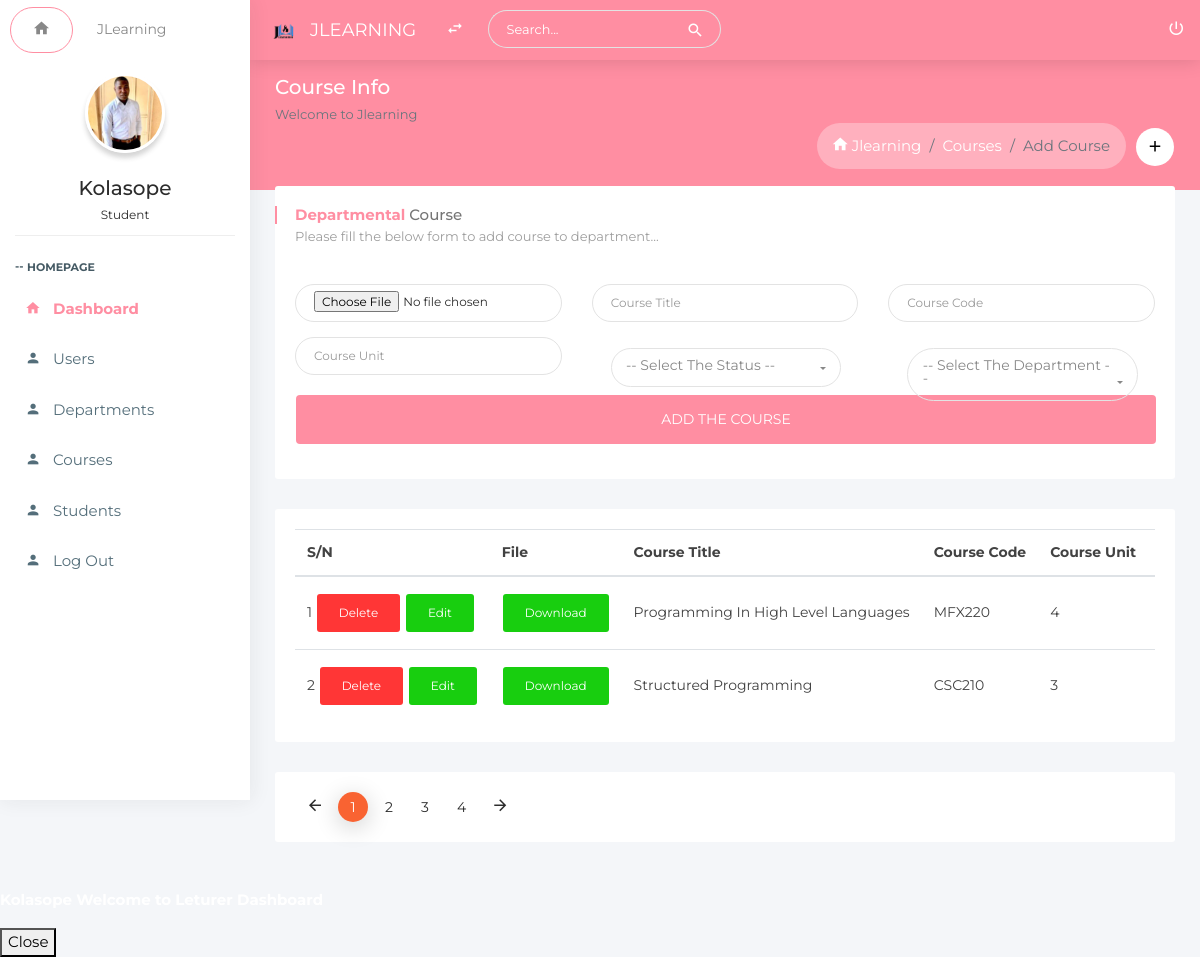
/administrator/portal/courses.php (signed in), run on the app's committed database.
### tables this page shows
CREATE TABLE `courses` (
  `course_id` bigint(20) UNSIGNED NOT NULL,
  `course_title` varchar(191) NOT NULL,
  `course_code` varchar(191) NOT NULL,
  `course_unit` varchar(191) NOT NULL,
  `course_status` varchar(191) NOT NULL,
  `course_file` varchar(191) NOT NULL,
  `dept_id` int(10) NOT NULL,
  `created_at` timestamp NULL DEFAULT CURRENT_TIMESTAMP ON UPDATE CURRENT_TIMESTAMP
);

### Function.php (called while the page is built, shortened)
<?php
    function getAllCourses()
    {
        $db = Database::getInstance()->getConnection();
        $query = $db->prepare("SELECT * FROM courses ORDER BY course_title ASC");
        $query->execute();
        $list = $query->fetchAll(PDO::FETCH_ASSOC);
        return $list;
    }
?>

### administrator/portal/courses.php (the view, shortened to what this page needs)
<?php
    include_once("header.php");
    include_once("sidebar.php");
?>
<section class="content profile-page">
    <div class="block-header">
        <div class="row">
            <div class="col-lg-7 col-md-6 col-sm-12">
                <h2>Course Info
                <small class="text-muted">Welcome to Jlearning</small>
                </h2>
            </div>
            <div class="col-lg-12 col-md-6 col-sm-12">
                <button class="btn btn-white btn-icon btn-round float-right m-l-10" type="button">
                    <i class="zmdi zmdi-plus"></i>
                </button>
                <ul class="breadcrumb float-md-right">
                    <li class="breadcrumb-item"><a href="./"><i class="zmdi zmdi-home"></i> Jlearning</a></li>
                    <li class="breadcrumb-item"><a href="courses.php">Courses</a></li>
                    <li class="breadcrumb-item active">Add Course</li>
                </ul>
            </div>
        </div>
    </div>
    <div class="container-fluid">
        <div class="row clearfix">
            <div class="col-lg-12 col-md-12 col-sm-12">
                <div class="card">
                    <div class="header">
                        <h2><strong>Departmental</strong> Course <small>Please fill the below form to add course to department...</small> </h2>
                    </div>
                    <div class="body">
                        <form class="form-horizontal" action="process-course.php" method="POST"  enctype="multipart/form-data">
                            <div class="row clearfix">
                                <div class="col-lg-4 col-md-6 col-sm-12">
                                    <div class="form-group">
                                        <input type="file" class="form-control" placeholder="Course File" name="file" required>
                                    </div>
                                </div>
                                <div class="col-lg-4 col-md-6 col-sm-12">
                                    <div class="form-group">
                                        <input type="text" class="form-control" placeholder="Course Title" name="course_title" required>
                                    </div>
                                </div>
                                <div class="col-lg-4 col-md-6 col-sm-12">
                                    <div class="form-group">
                                        <input type="text" class=" form-control" placeholder="Course Code" name="course_code" required>
                                    </div>
                                </div>
                                <div class="col-lg-4 col-md-6 col-sm-12">
                                    <div class="form-group">
                                        <input type="number" class="form-control" placeholder="Course Unit" name="course_unit" required>
                                    </div>
                                </div>
                                <div class="col-lg-4 col-md-6 col-sm-12">
                                    <div class="form-group">
                                        <select class="form-control" name="status" required>
                                            <option> -- Select The Status -- </option>
                                        </select>
                                    </div>
                                </div>
                                <div class="col-lg-4 col-md-6 col-sm-12">
                                    <div class="form-group">
                                        <select  class="form-control" name="dept_id" required>
                                            <option> -- Select The Department -- </option>
                                        </select>
                                    </div>
                                </div>
                                <div class="col-lg-12 col-md-6 col-sm-12">
                                    <div class="form-group">
                                        <button type="submit" class="btn btn-primary btn-lg btn-block" name="add-course">ADD THE COURSE</button>
                                    </div>
                                </div>
                            </div>
                        </form>
                    </div>
                </div>
            </div>
        </div>
        <div class="row clearfix">
        <div class="col-md-12">
                <div class="card student-list">
                    <div class="body">
                        <div class="table-responsive">
                            <table class="table table-hover m-b-0">
                            <thead>
                                <tr>
                                    <th>S/N</th>
                                    <th>File </td>
                                    <th>Course Title</th>
                                    <th>Course Code</th>
                                    <th>Course Unit</th>
                                    <th>Course Status</th>
                                </tr>
                            </thead>
                            <tbody><?php
                                $num =1;
                                foreach(getAllCourses() as $courses){?>
                                    <tr>
                                        <td><?php echo $num; ?>
                                            <a href="delete-course.php?course_code=<?php echo $courses['course_code'] ?>"
                                            class="btn btn-danger" onclick="return(confirmToDelete());"><i class="fa fa-trash-o"></i>Delete</a>
                                            <a href="edit-course.php?course_id=<?php echo $courses['course_id'] ?>" class="btn btn-success"
                                            onclick="return(confirmToEdit());"><i class="fa fa-pencil"></i>Edit </a>
                                        </td>
                                        <td><a href="<?php echo '../../course_file/'.$courses['course_file'] ?>"
                                                    target="_blank" class="btn btn-success">
                                                <i class="fa fa-download"></i>Download
                                            </a>
                                        </td>
                                        <td><?php echo $courses['course_title'] ?></td>
                                        <td><?php echo $courses['course_code'] ?></td>
                                        <td><?php echo $courses['course_unit'] ?></td>
                                        <td><?php echo $courses['course_status'] ?></td>
                                    </tr><?php
                                    $num++;
                                } ?>
                            </tbody>
                            </table>
                        </div>
                    </div>
                </div>
                <div class="card">
                    <div class="body">
                        <ul class="pagination pagination-primary m-b-0">
                            <li class="page-item"><a class="page-link" href="javascript:void(0);"><i class="zmdi zmdi-arrow-left"></i></a></li>
                            <li class="page-item active"><a class="page-link" href="javascript:void(0);">1</a></li>
                            <li class="page-item"><a class="page-link" href="javascript:void(0);">2</a></li>
                            <li class="page-item"><a class="page-link" href="javascript:void(0);">3</a></li>
                            <li class="page-item"><a class="page-link" href="javascript:void(0);">4</a></li>
                            <li class="page-item"><a class="page-link" href="javascript:void(0);"><i class="zmdi zmdi-arrow-right"></i></a></li>
                        </ul>
                    </div>
                </div>
            </div>
        </div>
    </div>
</section>
<?php
    include_once("footer.php")
?>

### administrator/portal/assets/css/color_skins.css (style rules this page uses)
.theme-blush .btn-primary { background:#ff8ea2 }
.theme-blush .block-header h2 { color:#fff }
.theme-blush .block-header h2 small { color:#fff }
.theme-blush section.content:before { background-color:#ff8ea2 }
.theme-blush .card .header h2:before { background:#ff8ea2 }
.theme-blush .card .header h2 strong { color:#ff8ea2 }

### data on the page
courses: course_title "Programming In High Level Languages", course_code "MFX220", course_unit "4"
courses: course_title "Structured Programming", course_code "CSC210", course_unit "3"

### other printed values
$_SESSION['name'] "Kolasope"
$_SESSION['role'] "Student"
